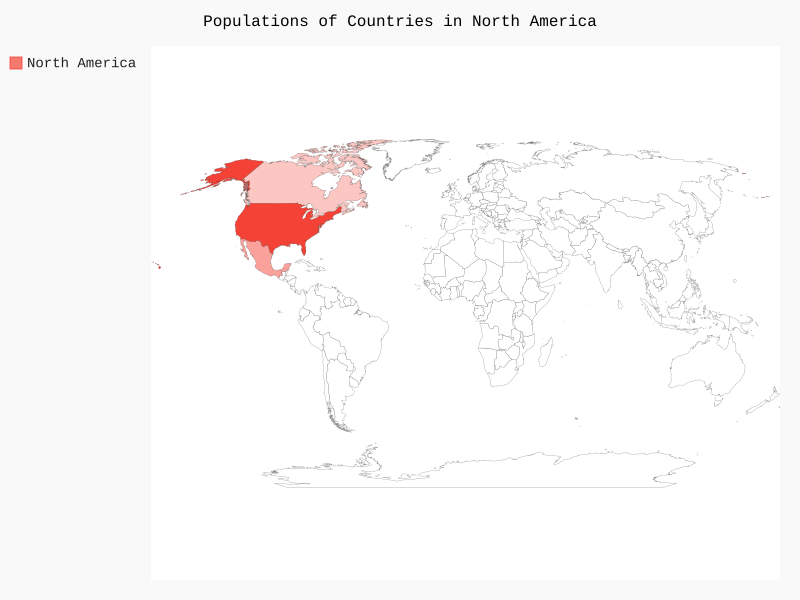

This figure's Python source:
from pygal.maps.world import World

wm = World()
wm.title = 'Populations of Countries in North America'
wm.add('North America', {'ca': 37126000, 'us': 309349000, 'mx': 113423000})

wm.render_to_file('na_populations.svg')
